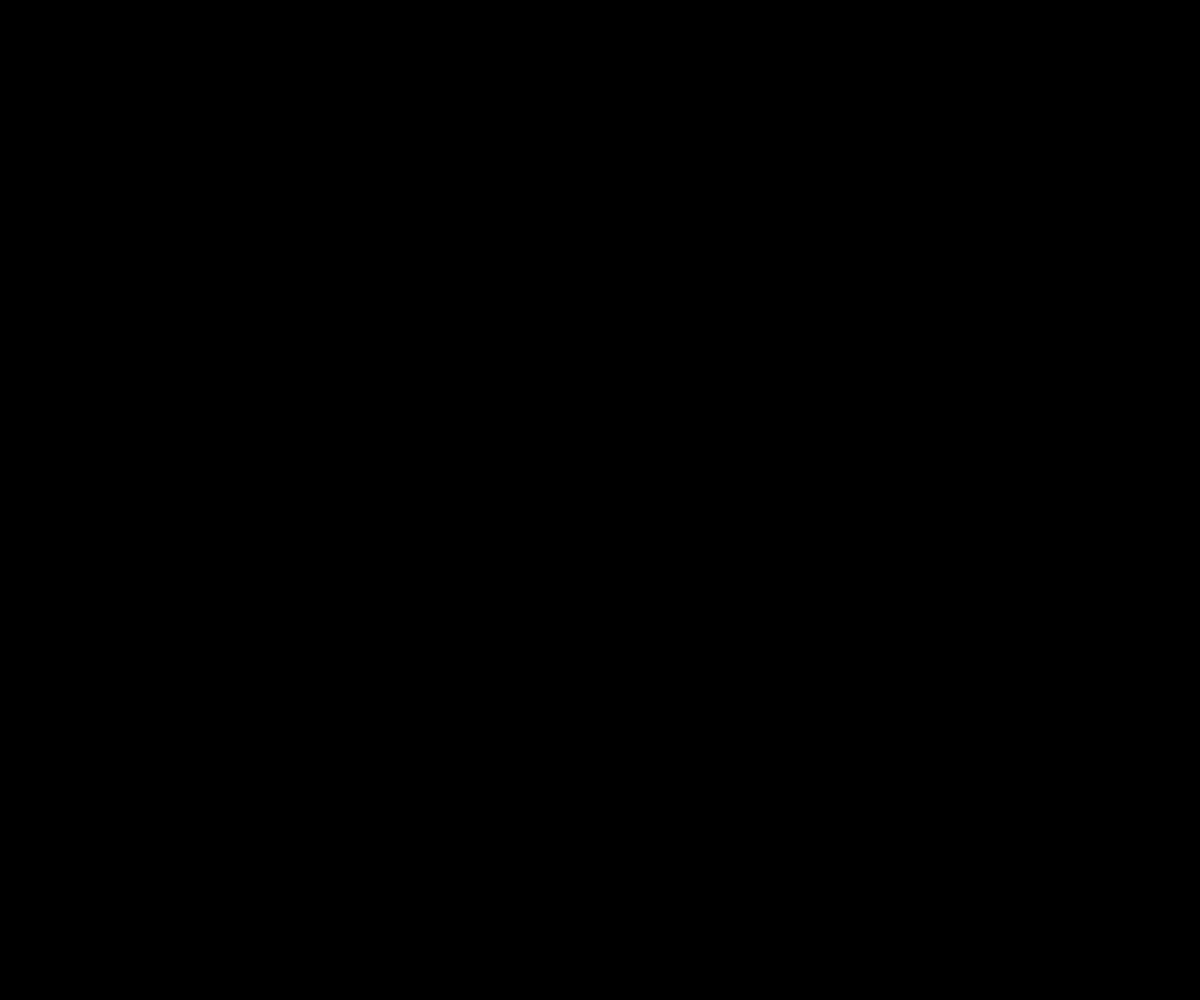
Frame 1 (no input)
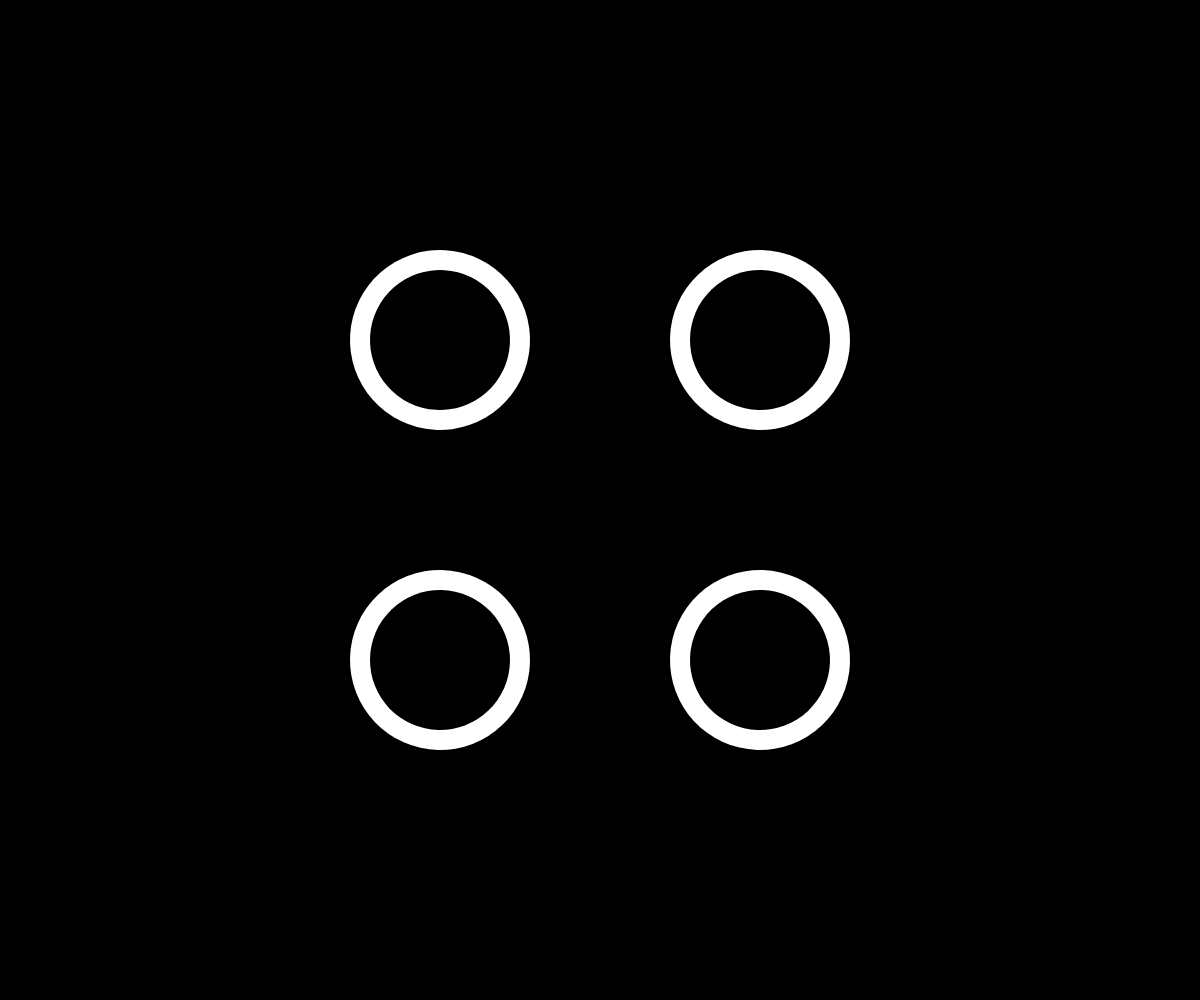
Frame 60 (no input)
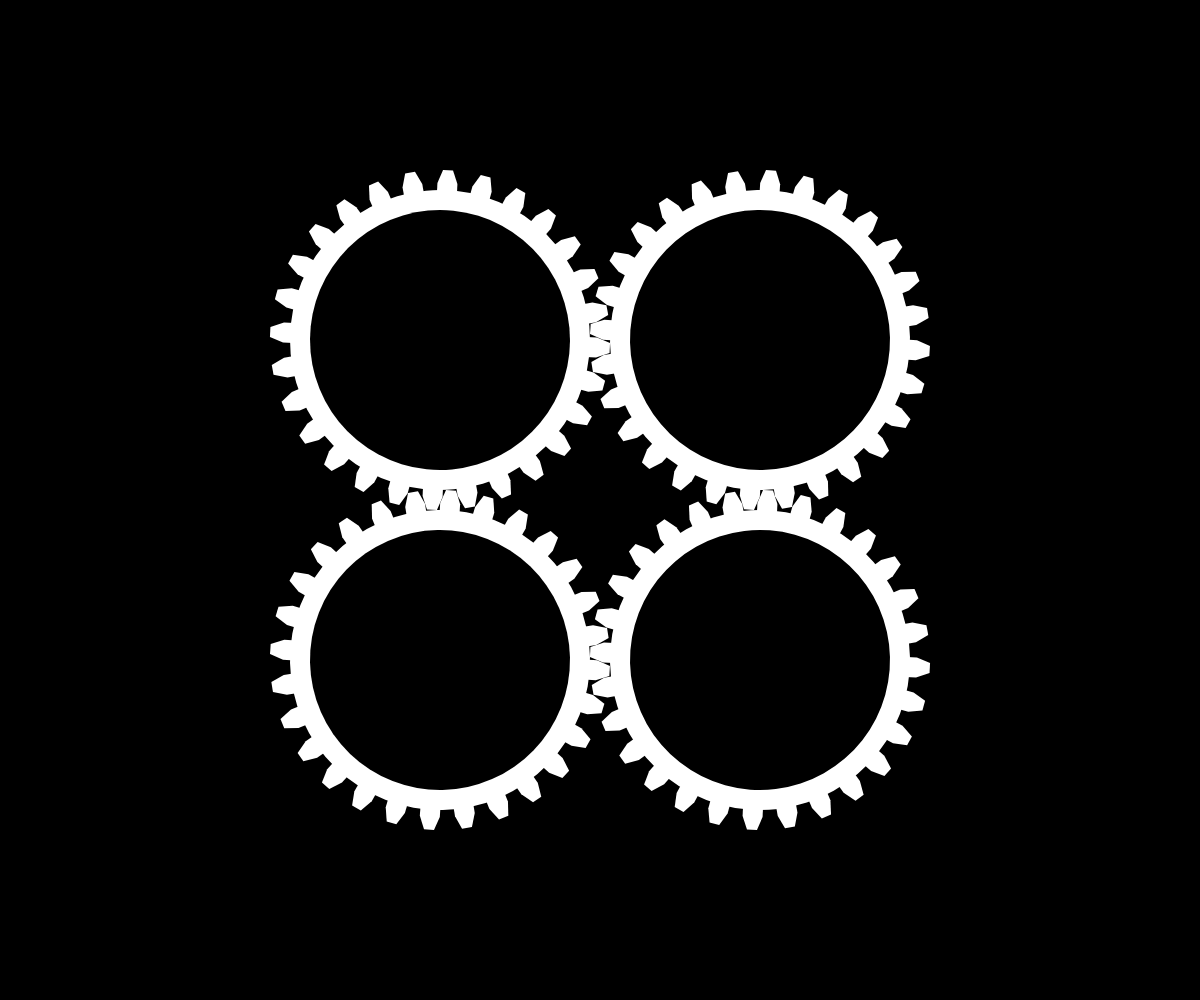
Frame 120 (the mouse pressed at the canvas centre since frame 60)

The p5.js sketch that drew these frames (run headless with seeded random() and noise() and a simulated clock; from frame 60 on, the mouse is pressed at the canvas centre):

// p5.js sketch
// ── sketch.js
function preload(){
  // put preload code here
}

function setup() {
  // put setup code here
  createCanvas(windowWidth,windowHeight)
  background("black");
  noStroke();
  angleMode(DEGREES);
}


function draw() {
  // parameters of the gears
  teethNumber = 28;
  teethLength = 20;
  teethWidth = 20;
  gearRadius = 150;
  xShift = gearRadius + teethLength/2;
  animationSpeed = 3;
  stopTime=600;
  // Animation engine
  tanh = stopTime*(exp(frameCount/stopTime)-exp(-frameCount/stopTime)) / (exp(frameCount/stopTime)+exp(-frameCount/stopTime));

  // Draw colored stripes
  background("black");
  for (let z = -1; z < 2; z+=2){
    for (let j = -1; j < 2; j+=2) {
      push();
      translate(width/2+ j*xShift, height/2+ z*xShift);
      rotate(j *z * tanh * (frameCount<3*stopTime)- (j+1)/4*360/teethNumber - (z+1)/4*360/teethNumber);
        for (let i = 0; i < teethNumber; i++) {
          push();
          rotate(i * 360/teethNumber);
          strokeWeight(5.0);
          strokeJoin(ROUND);
          if (i % 2 == 0) {
            fill(179,66,51);
          }
          else {
            fill(210,143,51);
          }
          beginShape();
          vertex(-teethWidth/8, 0);
          vertex(0, max(0, min(animationSpeed* frameCount-2*gearRadius, 800)));
          vertex(+teethWidth/8, 0);
          endShape();
          pop();
        }
    pop();
    }
  }

  // Draw gears
  for (let z = -1; z < 2; z+=2){
    for (let j = -1; j < 2; j+=2) {
      push();
      translate(width/2+ j*xShift, height/2+ z*xShift);
      rotate(j *z * tanh * (frameCount<2*stopTime) - (j+1)/4*360/teethNumber - (z+1)/4*360/teethNumber);
      //Draw single gear
      fill('white');
      circle(0,0, min(animationSpeed*frameCount, gearRadius*2));
      // Draw gear teeth
      if (gearRadius*2<animationSpeed*frameCount) {
        for (let i = 0; i < teethNumber; i++) {
          push();
          rotate(i * 360/teethNumber);
          strokeWeight(5.0);
          strokeJoin(ROUND);
          beginShape();
          vertex(-teethWidth/2, 0);
          vertex(-teethWidth/2, max(-animationSpeed* frameCount/2, -gearRadius-teethLength/3));
          vertex(-teethWidth/4, max(-animationSpeed* frameCount/2, -gearRadius-teethLength) );
          vertex(+teethWidth/4, max(-animationSpeed* frameCount/2, -gearRadius-teethLength) );
          vertex(+teethWidth/2, max(-animationSpeed* frameCount/2, -gearRadius-teethLength/3) );
          vertex(+teethWidth/2, 0);
          endShape();
          pop();
        }
      }
    fill('black');
    circle(0,0,min(animationSpeed*frameCount-40, gearRadius*2-40));
    pop();
    }
  }

}
